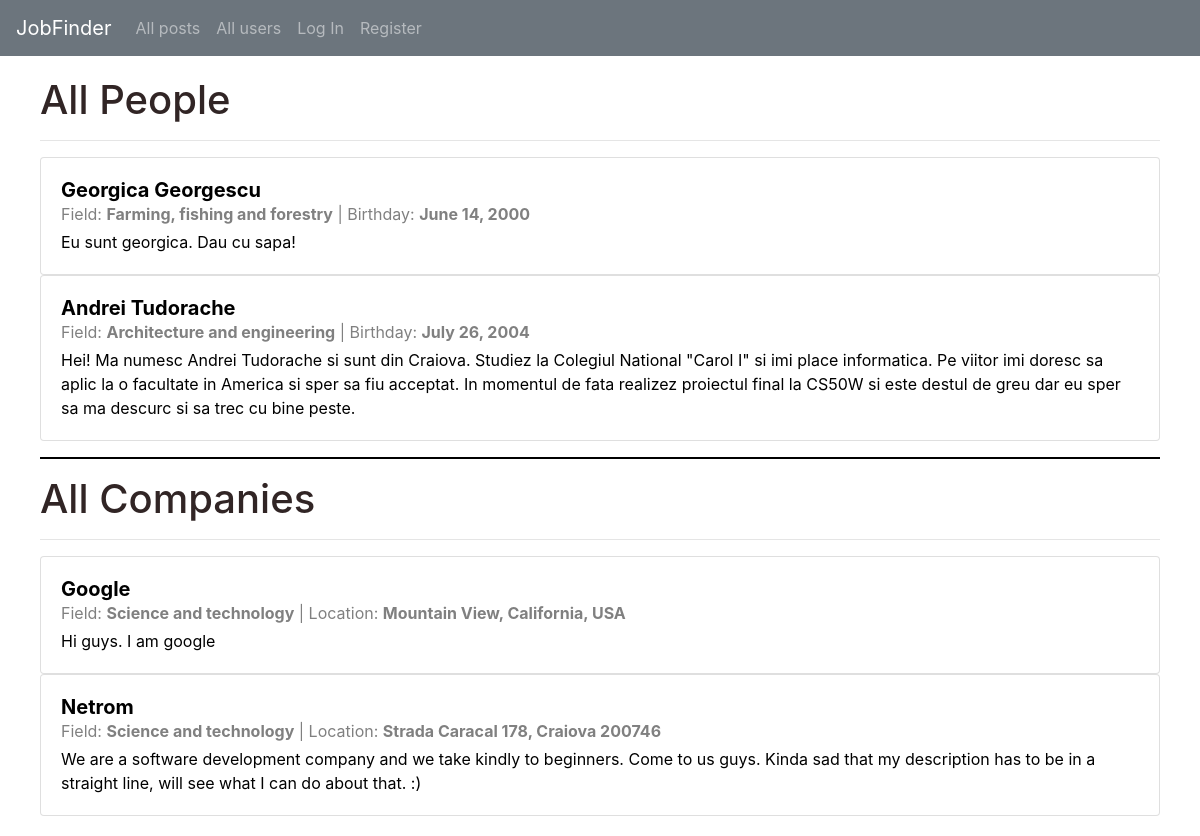
/users/all, run on the app's committed database.
### JobFinderApp/models.py (models this page shows)
class User(AbstractUser):
    description = models.CharField(max_length=500, blank=True, null=True)
    birth_date = models.DateField(blank=True, null=True)
    field = models.CharField(max_length=500, blank=True, null=True)
    is_company = models.BooleanField(default=False)
    location = models.CharField(max_length=100, blank=True, null=True)
    link_to_location = models.CharField(max_length=200, blank=True, null=True)
    class Meta:
        ordering = ['-id']

### JobFinderApp/views.py (the view)
# urls.py: path("users/<field>", views.users, name="users"),
def users(request, field):
    if field != "all":
        return render(request, "JobFinderApp/users.html", {
            'title': field,
            'people': User.objects.filter(field = field, is_company = False),
            'companies': User.objects.filter(field = field, is_company = True)
        })
    else:
        return render(request, "JobFinderApp/users.html", {
            'title': field,
            'people': User.objects.filter(is_company = False),
            'companies': User.objects.filter(is_company = True)
        })

### JobFinderApp/templates/JobFinderApp/users.html (shortened to what this page needs)
{% extends "JobFinderApp/layout.html" %}
{% block body %}
    <div class="container-fluid" style="padding: 20px 40px">
        <h1 style="color:rgb(49, 37, 37);">
            {% if title != "all" %}
                People in the field of: {{ title }}
            {% else %}
                All People
            {% endif %}
        </h1>
        <hr>
        {% for person in people %}
            <a href="{% url 'profile' person.username %}" style="text-decoration: none; color: black;">
            <div id="{{ person.id }}" class="card post">
                <div class="card-body pb-1">
                    <h5 class="card-title mb-0"><strong>{{ person.first_name }} {{ person.last_name }}</strong></h5>
                    <span style="color: grey;">Field: <strong>{{ person.field }}</strong> | Birthday: <strong>{{ person.birth_date }}</strong></span>
                    <p class="mt-1">{{ person.description }}</p>
                </div>
            </div>
            </a>
        {% endfor %}
        <hr style="border-color: black; border-width: 2px;">
        <h1 style="color:rgb(49, 37, 37);">
            {% if title != "all" %}
                Companies in the field of: {{ title }}
            {% else %}
                All Companies
            {% endif %}
        </h1>
        <hr>
        {% for company in companies %}
            <a href="{% url 'profile' company.username %}" style="text-decoration: none; color: black;">
            <div class="card post">
                <div class="card-body pb-1">
                    <h5 class="card-title mb-0"><strong>{{ company.username }}</strong></h5>
                    <span style="color: grey;">Field: <strong>{{ company.field }}</strong> | Location: <strong>{{ company.location }}</strong></span>
                    <p class="mt-1">{{ company.description }}</p>
                </div>
            </div>
            </a>
        {% endfor %}
    </div>
{% endblock %}

### JobFinderApp/static/JobFinderApp/styles.css (style rules this page uses)
html, body { margin:0px; height:100%; }

### data on the page
User: first_name "Georgica", last_name "Georgescu", field "Farming, fishing and forestry", birth_date "June 14, 2000", description "Eu sunt georgica. Dau cu sapa!"
User: first_name "Andrei", last_name "Tudorache", field "Architecture and engineering", birth_date "July 26, 2004", description "Hei! Ma numesc Andrei Tudorache si sunt din Craiova. Studiez la Colegiul National \"Carol I\" si imi place informatica. Pe viitor imi doresc sa aplic la o facultate in America si sper sa fiu acceptat. In momentul de fata realizez proiectul final la CS50W si este destul de greu dar eu sper sa ma descurc si sa trec cu bine peste."
User: username "Google", field "Science and technology", location "Mountain View, California, USA", description "Hi guys. I am google"
User: username "Netrom", field "Science and technology", location "Strada Caracal 178, Craiova 200746", description "We are a software development company and we take kindly to beginners. Come to us guys. Kinda sad that my description has to be in a straight line, will see what I can do about that. :)"
